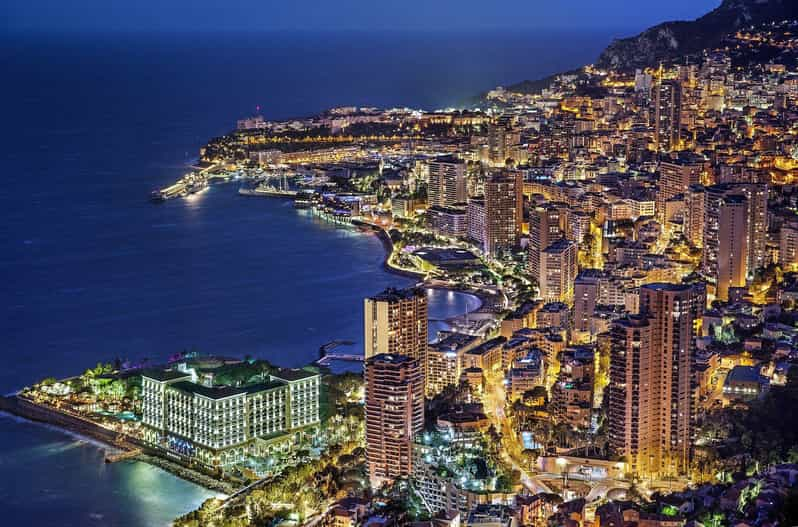
#> input picture slicing/monaco.jpg, 798 x 527 px
$ python zad6.py
#> lines starting #> are read from the running program, lines starting #| are printed output that depends on the picture; after the words box and inside, x2 and y2 are one past the last pixel; in counts of white or black regions, pixels touching at a corner belong together
import cv2 as cv

image = cv.imread('monaco.jpg')
#> image is the input picture: shape (527, 798, 3); mean B, G, R 91.1, 75, 76

roi = image[300:400, 300:400]
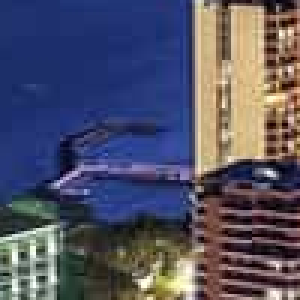
#> roi: shape (100, 100, 3) (shown 3 times larger); mean B, G, R 101.4, 82.1, 82.4
image[30:130, 30:130] = roi
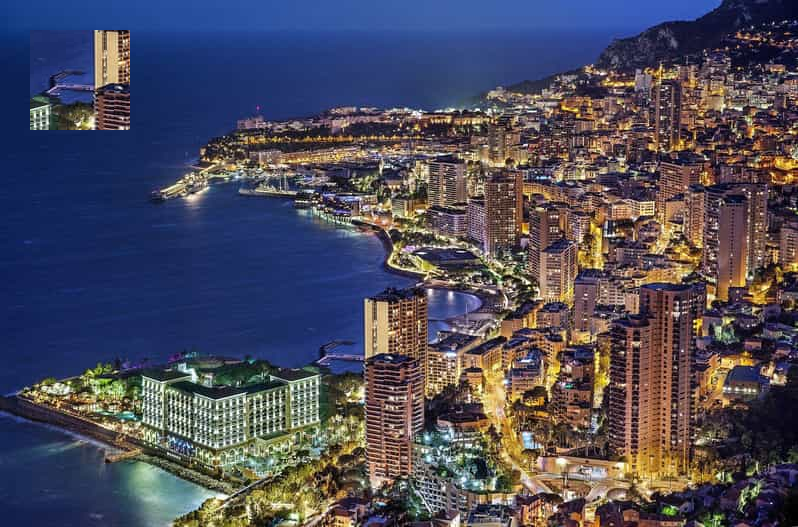
#> image: shape (527, 798, 3); 2.38% of pixels changed, all inside (x1, y1, x2, y2) = (30, 30, 130, 130)
cv.imshow("Copy, paste", image)

cv.waitKey(0)
cv.destroyAllWindows()
